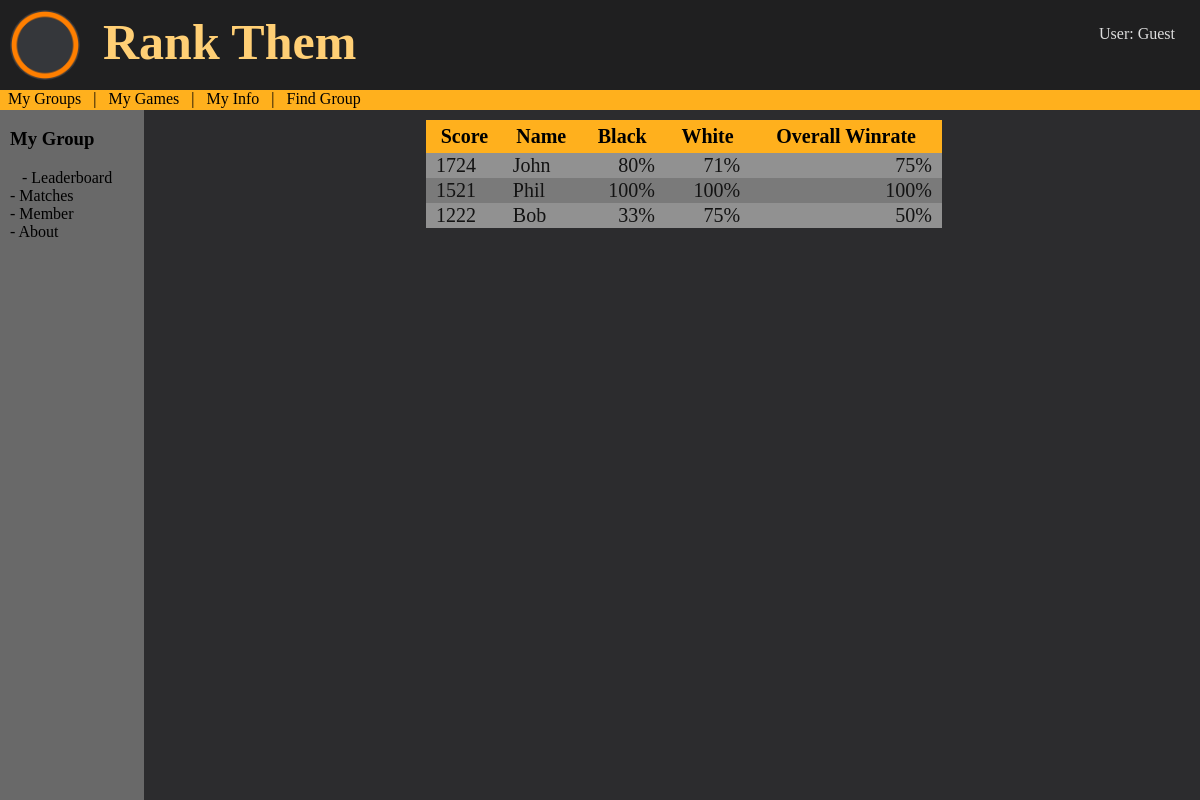
The app's page /leaderboard with its own data.
### tables this page shows
CREATE TABLE Attribute (id INTEGER PRIMARY KEY, name STRING);

CREATE TABLE Statistics (mid INTEGER REFERENCES Member (id), aid INTEGER REFERENCES Attribute (id), win INTEGER, loss INTEGER, draw INTEGER);

CREATE TABLE Member (id INTEGER PRIMARY KEY, uid INTEGER REFERENCES User (id), cid INTEGER REFERENCES Club (id), admin BOOLEAN, score INTEGER);

CREATE TABLE User (id INTEGER PRIMARY KEY, name STRING, image STRING, email STRING, password STRING, OAuth STRING);

### main.py (the view)
@app.route('/leaderboard')
def leaderboard():
    info = select("""SELECT User.id, User.name, Member.score,
                    Attribute.name AS attribute, Statistics.win,
                    Statistics.loss, Statistics.draw
                    FROM User JOIN Member ON User.id = Member.uid
                    JOIN Statistics ON Member.id = Statistics.mid
                    JOIN Attribute ON Statistics.aid = Attribute.id
                    WHERE Member.cid = ?;""", ("1",))
    info = sorted(info, key=lambda x: (-x[2], x[0], x[3]))
    temp = list(info.pop(0))
    board = [temp + [[temp[3], int(temp[4] / (temp[4] + temp[5]) * 100)]]]
    board[0].pop(3)
    for i in range(len(info)):
        temp = list(info.pop(0))
        if temp[0] != board[-1][0]:
            board[-1][3] = int(board[-1][3]
                               / (board[-1][3] + board[-1][4]) * 100)
            for i in range(2):
                board[-1].pop(4)
            board.append(temp)
            board[-1] += [[temp[3], int(temp[4] / (temp[4] + temp[5]) * 100)]]
            board[-1].pop(3)
        else:
            board[-1] += [[temp[3], int(temp[4] / (temp[4] + temp[5]) * 100)]]
            for i in range(3, 6):
                board[-1][i] += temp[i+1]
    board[-1][3] = int(board[-1][3]
                       / (board[-1][3] + board[-1][4]) * 100)
    for i in range(2):
        board[-1].pop(4)
    return render_template("leaderboard.html", title="Leaderboard",
                           group_name="my group", page=0, rank=board)

### main.py (called while the page is built)
def get_conn():
    con = sqlite3.connect("./static/chessELO.db")
    cur = con.cursor()
    return con, cur

def select(txt, dat):
    con, cursor = get_conn()
    cursor.execute(txt, dat)
    ret = cursor.fetchall()
    con.close()
    return ret

### templates/leaderboard.html
{% extends 'layout.html' %}
{% block content %}
{% include 'side-nav.html' %}
<div class="content" id="content">
    <table class="leaderboard"><tbody>
        <tr>
            <th>Score</th>
            <th>Name</th>
            {% for i in range(rank[0]|length - 4) %}
            <th>{{rank[0][i+4][0].title()}}</th>
            {% endfor %}
            <th>Overall Winrate</th>
        </tr>
        {% for i in rank %}
            <tr>
                <td>{{i[2]}}</td>
                <td>{{i[1]}}</td>
                {% for j in range(rank[0]|length - 4) %}
                <td style="text-align: right;">{{i[j + 4][1]}}%</td>
                {% endfor %}
                <td style="text-align: right;">{{i[3]}}%</td>
            </tr>
        {% endfor %}
    </tbody></table>
</div>
{% endblock %}

### static/css/style.css (style rules this page uses)
.content { width:86vw; float: right; display: block; color: rgb(211, 211, 211); transform: translate(0, 120px); z-index: 10; }
.leaderboard, .matches { width: 50%; margin-left: auto; margin-right: auto; border-collapse: collapse; background-color: rgb(122, 122, 122); color: rgb(19, 19, 19); margin-bottom: 10px; z-index: inherit; }
.leaderboard tr, .matches tr { font-size: 20px; z-index: inherit; }
.leaderboard th, .matches th, .dateHead { background: #ffb01d; position: sticky; top: -10px; box-shadow: 0 2px 2px -1px rgba(0, 0, 0, 0.4); color: black; padding: 5px; z-index: inherit; }
.leaderboard th, .matches th { top: -10px; }
.leaderboard td, .matches td { padding-left: 10px; padding-right: 10px; z-index: inherit; }
.leaderboard tr:nth-child(even), .matches tr:nth-child(even) { background-color: rgb(145, 145, 145); }
::placeholder { font-style: italic; color: rgb(77, 77, 77); }
body { background-color: #2c2c2e; margin: 0; top: 0; z-index: 10; }

### records on screen
Attribute: name "Black"
Attribute: name "White"
Statistics: score "1724", name "John", i "80" "71", i "75"
Statistics: score "1521", name "Phil", i "100" "100", i "100"
Statistics: score "1222", name "Bob", i "33" "75", i "50"

### other values on screen
{{ group_name }} "My Group"
